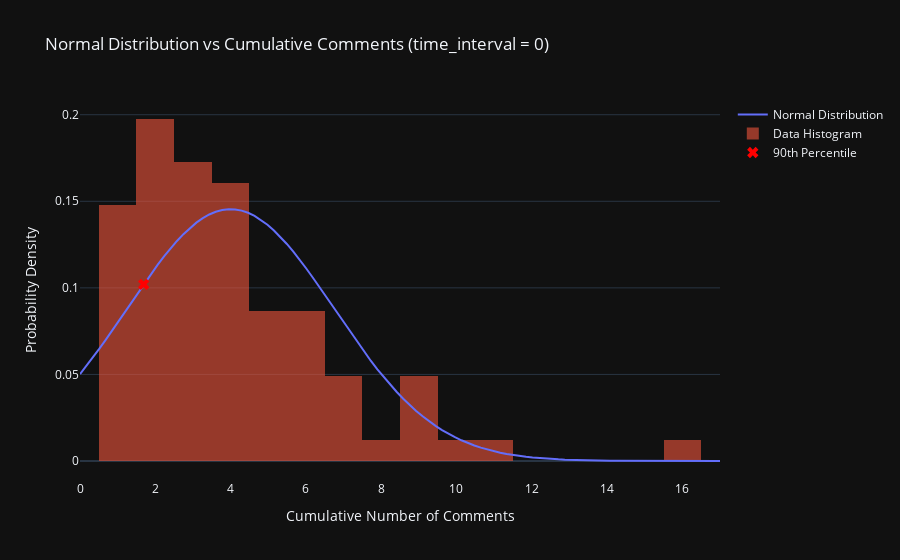
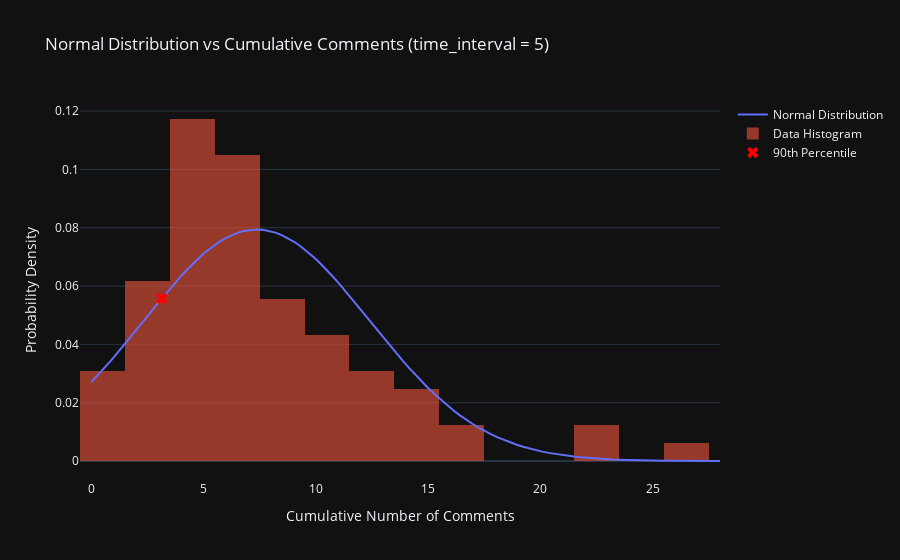
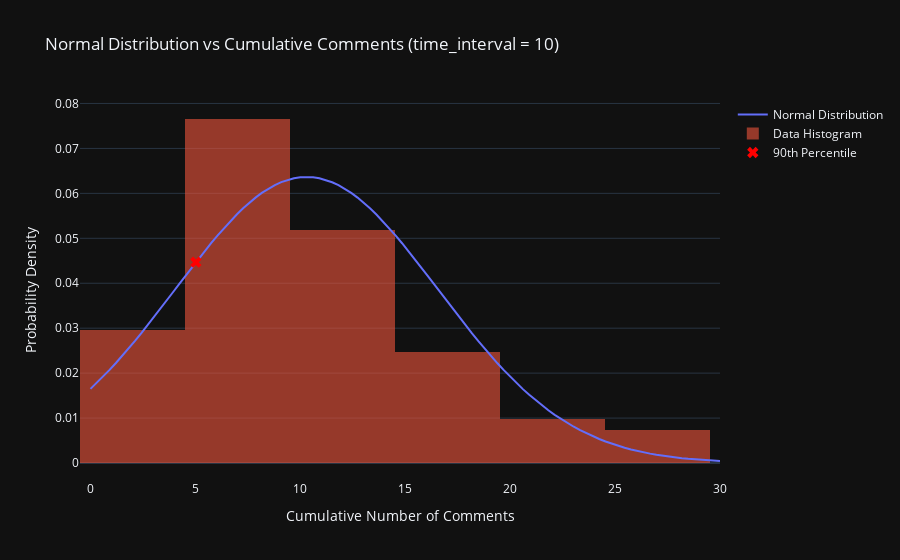

Notebook code cell kept with these figures, in order:
### Markdown cell above
# 위 히스토그램을 바탕으로 확률 밀도 함수로 표현
* 각 구간별 90%의 게시글들은 x개 이상의 누적 댓글 수를 가지고 있음

### Code cell
from scipy import stats

# 5분 간격에 대해 정규 분포 그래프 그리기
for i in range(0, 360, 5):
    # 현재 5분 간격의 데이터 필터링
    _df_filtered = df_commulate_num[df_commulate_num['time_interval'] == i]
    
    if _df_filtered.empty:
        continue
    
    # 정규 분포 추정
    mean = _df_filtered['cumulative_num'].mean()
    std = _df_filtered['cumulative_num'].std()
    
    # x축 값 생성 (정규 분포의 범위 설정)
    x = np.linspace(_df_filtered['cumulative_num'].min() - 1, _df_filtered['cumulative_num'].max() + 1, 100)
    y = stats.norm.pdf(x, mean, std)
    
    # 상위 80% 지점 계산
    upper_80_percentile = stats.norm.ppf(0.20, mean, std)
    
    
    # Plotly 그래프 생성
    fig = go.Figure()
    
    # 정규 분포 곡선 추가
    fig.add_trace(go.Scatter(
        x=x,
        y=y,
        mode='lines',
        name='Normal Distribution'
    ))

    # 데이터 분포 히스토그램 추가
    fig.add_trace(go.Histogram(
        x=_df_filtered['cumulative_num'],
        histnorm='probability density',
        name='Data Histogram',
        opacity=0.6
    ))

    # 상위 90% 지점 표시
    fig.add_trace(go.Scatter(
        x=[upper_80_percentile],
        y=[stats.norm.pdf(upper_80_percentile, mean, std)],
        mode='markers',
        marker=dict(size=10, color='red', symbol='x'),
        name='90th Percentile'
    ))

    # 레이아웃 설정
    fig.update_layout(
        title=f'Normal Distribution vs Cumulative Comments (time_interval = {i})',
        xaxis_title='Cumulative Number of Comments',
        yaxis_title='Probability Density',
        barmode='overlay',
        template='plotly_dark'
    )
    
    # 그래프 표시
    fig.show()
